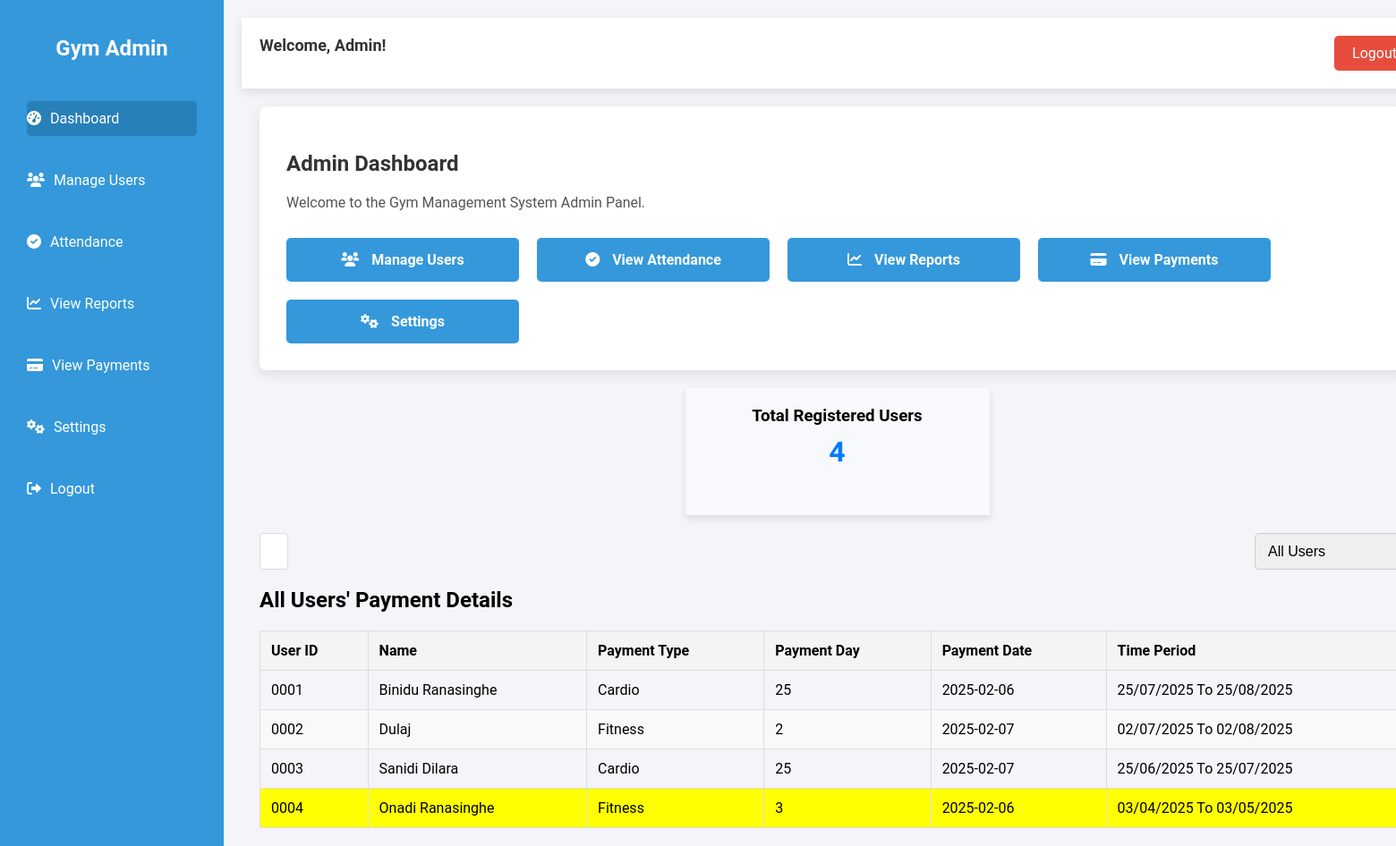
Screenshot of /dashboard.php (signed in) with the database file from the repository.
### tables this page shows
CREATE TABLE `users` (
  `id` varchar(4) NOT NULL,
  `name` varchar(255) NOT NULL,
  `gender` varchar(250) NOT NULL,
  `contact` varchar(250) NOT NULL,
  `schedule_type` varchar(250) NOT NULL,
  `weigth` int(250) NOT NULL,
  `payment_day` varchar(250) NOT NULL,
  `schedule_day` varchar(250) NOT NULL,
  `birthday` date NOT NULL,
  `registered_date` timestamp NOT NULL DEFAULT CURRENT_TIMESTAMP
);

CREATE TABLE `payment` (
  `id` int(11) NOT NULL,
  `months` varchar(250) NOT NULL,
  `year` varchar(250) NOT NULL,
  `payment_date` date NOT NULL,
  `amount` int(250) NOT NULL
);

### dashboard.php (the view, shortened to what this page needs)
<?php
include('config.php');
$sql = "SELECT COUNT(*) AS user_count FROM users";
$result = $conn->query($sql);
$userCount = ($result && $result->num_rows > 0) ? $result->fetch_assoc()['user_count'] : 0;
$sql = "
SELECT
    u.id,
    u.name,
    u.schedule_type,
    u.payment_day,
    p.payment_date,
    p.months
FROM users u
LEFT JOIN payment p ON u.id = p.id
ORDER BY u.id, p.payment_date DESC";
$result = $conn->query($sql);
$users = ($result) ? $result->fetch_all(MYSQLI_ASSOC) : [];
$year = date("Y");
$currentDate = date("Y-m-d");
$paymentDetails = [];
$validMonths = [
    'january', 'february', 'march', 'april', 'may', 'june',
    'july', 'august', 'september', 'october', 'november', 'december'
];
foreach ($users as $user) {
    $userId = $user['id'];
    $paymentDay = (int)$user['payment_day'];
    $monthsPaidArray = array_filter(array_map('trim', explode(',', $user['months'])));
    if (!isset($paymentDetails[$userId])) {
        $paymentDetails[$userId] = [
            'name' => $user['name'],
            'schedule_type' => $user['schedule_type'],
            'payment_date' => $user['payment_date'],
            'payment_day' => $paymentDay,
            'total_months_paid' => 0,
            'is_overdue' => false
        ];
    }
    if (!empty($user['payment_date'])) {
        $paymentYear = date("Y", strtotime($user['payment_date']));
        if ($paymentYear == $year) {
            foreach ($monthsPaidArray as $month) {
                $trimmedMonth = strtolower($month);
                if (in_array($trimmedMonth, $validMonths)) {
                    $paymentDetails[$userId]['total_months_paid']++;
                }
            }
        }
    }
    $monthsPaid = $paymentDetails[$userId]['total_months_paid'];
    $startMonth = $monthsPaid % 12;
    $startDateStr = sprintf("%02d-%02d-%d", $paymentDay, $startMonth + 1, $year);
    $startDateObj = DateTime::createFromFormat('d-m-Y', $startDateStr);
    if ($startDateObj) {
        $formattedStartDate = $startDateObj->format('Y-m-d');
        $isOverdue = ($currentDate > $formattedStartDate);
        $paymentDetails[$userId]['is_overdue'] = $isOverdue;
    }
}
?>
<!DOCTYPE html>
<html lang="en">
<head>
  <link rel="stylesheet" href="css/dashboard.css">
  <link rel="stylesheet" href="https://cdnjs.cloudflare.com/ajax/libs/font-awesome/6.0.0-beta3/css/all.min.css">
</head>
<body>
  <div class="sidebar">
    <div class="sidebar-header"><h2>Gym Admin</h2></div>
    <ul class="sidebar-menu">
      <li><a href="dashboard.php" class="active"><i class="fas fa-tachometer-alt"></i> Dashboard</a></li>
      <li><a href="users.php"><i class="fas fa-users"></i> Manage Users</a></li>
      <li><a href="attendance.php"><i class="fas fa-check-circle"></i> Attendance</a></li>
      <li><a href="report.php"><i class="fas fa-chart-line"></i> View Reports</a></li>
      <li><a href="payment.php"><i class="fas fa-credit-card"></i> View Payments</a></li>
      <li><a href="settings.php"><i class="fas fa-cogs"></i> Settings</a></li>
      <li><a href="logout.php"><i class="fas fa-sign-out-alt"></i> Logout</a></li>
    </ul>
  </div>
  <div class="main-content">
    <header>
      <div class="header">
        <span>Welcome, <?php echo htmlspecialchars($_SESSION['username']); ?>!</span>
        <a href="logout.php" class="logout-btn">Logout</a>
      </div>
    </header>
    <div class="container">
      <div class="admin-panel">
        <h2>Admin Dashboard</h2>
        <p>Welcome to the Gym Management System Admin Panel.</p>
        <div class="panel-links">
          <a href="users.php" class="panel-link"><i class="fas fa-users"></i> Manage Users</a>
          <a href="attendance.php" class="panel-link"><i class="fas fa-check-circle"></i> View Attendance</a>
          <a href="report.php" class="panel-link"><i class="fas fa-chart-line"></i> View Reports</a>
          <a href="payment.php" class="panel-link"><i class="fas fa-credit-card"></i> View Payments</a>
          <a href="settings.php" class="panel-link"><i class="fas fa-cogs"></i> Settings</a>
        </div>
      </div>
      <div class="user-count">
        <div style="text-align: center; padding: 20px; background: #f7f9fc; box-shadow: 0 4px 8px rgba(0, 0, 0, 0.1); max-width: 300px; margin: 20px auto;">
          <h3 style="margin: 0;">Total Registered Users</h3>
          <p style="font-size: 2rem; color: #007bff; font-weight: bold; margin-top: 10px;"><?php echo $userCount; ?></p>
        </div>
      </div>
      <div class="search-container">
        <input type="text" id="searchBar" placeholder="Search" onkeyup="filterTable()">
        <select id="filterPayments" onchange="filterPayments()">
          <option value="all">All Users</option>
        </select>
      </div>
      <div class="payment-section">
        <h2>All Users' Payment Details</h2>
        <table>
          <thead>
            <tr>
              <th>User ID</th>
              <th>Name</th>
              <th>Payment Type</th>
              <th>Payment Day</th>
              <th>Payment Date</th>
              <th>Time Period</th>
            </tr>
          </thead>
          <tbody id="paymentTable">
            <?php foreach ($paymentDetails as $userId => $userDetails) { ?>
              <tr class="<?php echo $userDetails['is_overdue'] ? 'overdue' : ''; ?>">
                <td><?php echo htmlspecialchars($userId); ?></td>
                <td><?php echo htmlspecialchars($userDetails['name']); ?></td>
                <td><?php echo htmlspecialchars($userDetails['schedule_type']); ?></td>
                <td><?php echo htmlspecialchars($userDetails['payment_day']); ?></td>
                <td><?php echo htmlspecialchars($userDetails['payment_date']); ?></td>
                <td>
                  <?php
                  $monthsPaid = $userDetails['total_months_paid'];
                  $startMonth = $monthsPaid % 12;
                  $endMonth = ($monthsPaid + 1) % 12;
                  $startYear = $year;
                  $endYear = $year;
                  $timePeriod = sprintf(
                    "%02d/%02d/%d To %02d/%02d/%d",
                    $userDetails['payment_day'], $startMonth + 1, $startYear,
                    $userDetails['payment_day'], $endMonth + 1, $endYear
                  );
                  echo $timePeriod;
                  ?>
                </td>
              </tr>
            <?php } ?>
          </tbody>
        </table>
      </div>
    </div>
  </div>
</body>
</html>

### css/dashboard.css (style rules this page uses)
body { font-family: 'Roboto', sans-serif; margin: 0; padding: 0; background-color: #f4f4f9; display: flex; height: 100vh; }
.sidebar { background-color: #3498db; width: 250px; height: 100%; position: fixed; top: 0; left: 0; color: white; padding: 20px 0; display: flex; flex-direction: column; }
.sidebar-header h2 { text-align: center; margin-bottom: 30px; color: #fff; }
.sidebar-menu { list-style-type: none; padding: 0; margin: 0; }
.sidebar-menu li { padding: 15px 30px; }
.sidebar-menu li a { text-decoration: none; color: #fff; font-size: 16px; display: flex; align-items: center; padding: 10px 0; transition: background-color 0.3s ease; }
.sidebar-menu li a i { margin-right: 10px; }
.sidebar-menu li a:hover, .sidebar-menu li a.active { background-color: #2980b9; border-radius: 5px; }
.main-content { margin-left: 250px; width: 100%; padding: 20px; background-color: #f4f4f9; }
.header { background-color: #fff; display: flex; justify-content: space-between; padding: 20px; box-shadow: 0 4px 10px rgba(0, 0, 0, 0.1); }
.header span { font-size: 18px; font-weight: bold; color: #333; }
.logout-btn { background-color: #e74c3c; color: white; padding: 10px 20px; text-decoration: none; border-radius: 5px; font-size: 16px; transition: background-color 0.3s ease; }
.container { padding: 20px; }
.admin-panel { background-color: #fff; border-radius: 8px; padding: 30px; box-shadow: 0 4px 15px rgba(0, 0, 0, 0.1); }
.admin-panel h2 { color: #333; margin-bottom: 20px; }
.admin-panel p { font-size: 16px; color: #555; }
.panel-links { display: flex; flex-wrap: wrap; gap: 20px; margin-top: 30px; }
.panel-link { display: inline-block; background-color: #3498db; padding: 15px 30px; color: white; text-decoration: none; font-size: 16px; border-radius: 5px; font-weight: bold; transition: background-color 0.3s ease; width: 200px; text-align: center; }
.panel-link i { margin-right: 10px; }
table { width: 100%; margin-top: 20px; border-collapse: collapse; }
table thead { background-color: #f4f4f4; }
table th, table td { padding: 12px; text-align: left; border: 1px solid #ddd; }
table th { background-color: #f4f4f4; font-weight: bold; }
table tr:nth-child(even) { background-color: #f9f9f9; }

### dashboard.php (style rules this page uses)
.overdue { background-color: yellow !important; }
.search-container { margin-bottom: 20px; display: flex; justify-content: flex-start; }
#filterPayments { padding: 10px; border: 1px solid #ccc; border-radius: 5px; font-size: 16px; }
.search-container input[type="text"] { width: 100%; max-width: 400px; padding: 10px 15px; font-size: 16px; border: 1px solid #ddd; border-radius: 4px; margin-right: 1080px; }

### rows the page displays
users: userId "0002", name "Dulaj", schedule_type "Fitness", payment_day "2", payment.payment_date "2025-02-07", payment_day "02/07/2025 To 02/08/2025"
users: id "0004"

### other values shown
$_SESSION['username'] "Admin"
$userCount "4"
$userId "0001"
$userDetails['name'] "Binidu Ranasinghe"
$userDetails['schedule_type'] "Cardio"
$userDetails['payment_day'] "25"
$userDetails['payment_date'] "2025-02-06"
$timePeriod "25/07/2025 To 25/08/2025"
$userId "0003"
$userDetails['name'] "Sanidi Dilara"
$userDetails['payment_date'] "2025-02-07"
$timePeriod "25/06/2025 To 25/07/2025"
$userDetails['name'] "Onadi Ranasinghe"
$userDetails['schedule_type'] "Fitness"
$userDetails['payment_day'] "3"
